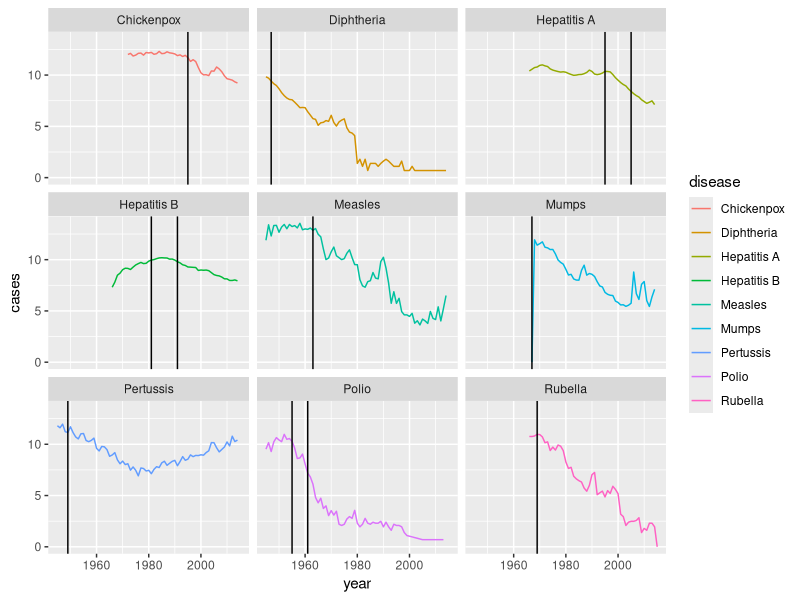
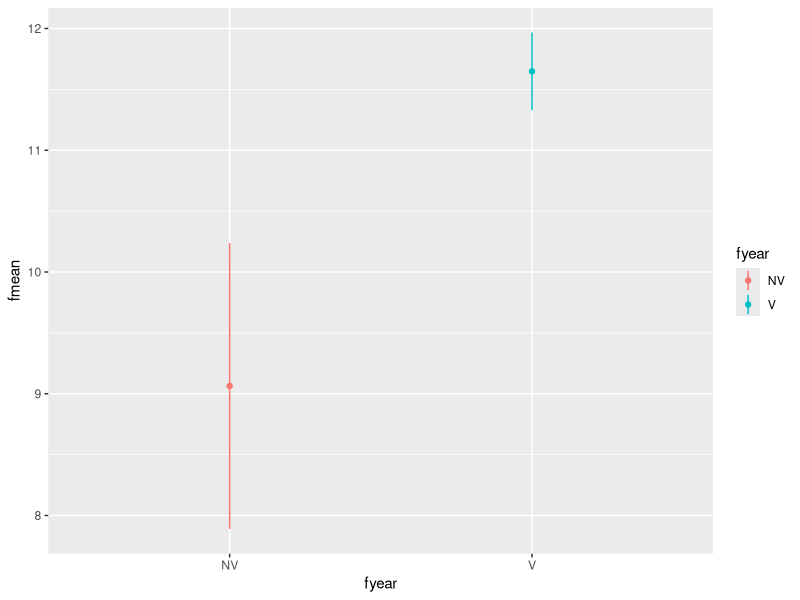
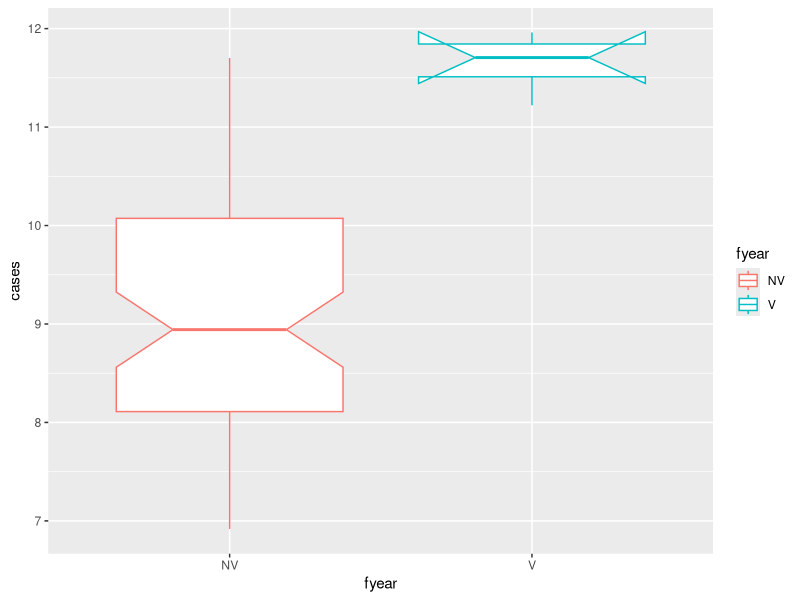

These figures' R source, in order:
## ---- chunk 1
knitr::opts_chunk$set(echo = TRUE)
## ---- chunk 2
library(readr)
library(ggplot2)
library(tidyverse)
## BMB: tidyverse loads ggplot2 and readr by default
aa<-read.csv('vaccine_data_online.csv')
## BMB: why natural log and not log10?
##   what do you think the zero values mean?
bb<-(aa %>% mutate(cases =log(cases+1))
     %>% mutate(vaccine=if_else(vaccine==FALSE,FALSE,TRUE)) )
cc<- (bb %>% filter(vaccine==TRUE))  ## BMB: filter(vaccine) should work
## BMB: also, you could use pipes more
gg0<-ggplot(bb,aes(x=year,y=cases,colour=disease))
gg1<-gg0+geom_line()+facet_wrap(~disease)+geom_vline(data=cc,aes(xintercept = year))
gg1
## ---- chunk 3
dd<-bb %>% filter(disease=='Pertussis') %>% mutate(fyear=if_else(year<1949,'V','NV'))
#dd
#dd$fyear
###
(dd
  %>% group_by(fyear)
  %>% summarise(fmean=mean(cases),
                se=sd(cases)))->ee
#ee
(ggplot(ee,aes(fyear,fmean,colour=fyear))+geom_point()   +geom_linerange(aes(ymin=fmean-se,ymax=fmean+se)))

## ---- chunk 4
(ggplot(dd,aes(fyear,cases,colour=fyear))+geom_boxplot(notch=TRUE))
